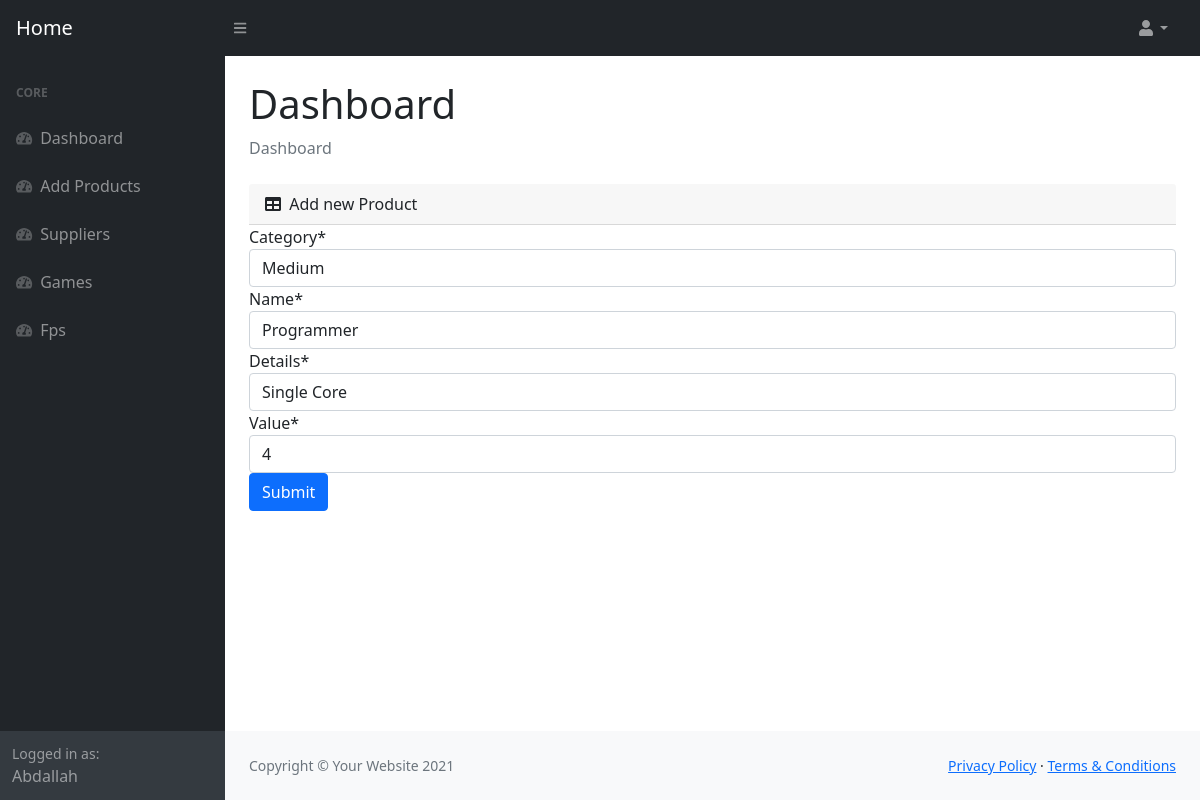
Screenshot of /fps/6/ (signed in) with the database file from the repository.
### Tech_Parts/models.py (models this page shows, shortened)
class Fps_Numbers(models.Model):
    category=models.ForeignKey(Category,default=1,on_delete=models.CASCADE)
    name=models.CharField(max_length=100)
    details=models.CharField(max_length=50)
    value=models.PositiveIntegerField(default=0)

class Category(models.Model):
    name=models.CharField(max_length=50)
    def __str__(self):
        return self.name

### Tech_Parts/views.py (the view)
# urls.py: path("fps/<str:id>/",views.fps_edit,name="fps_edit"),
def fps_edit(request,id):
    if not request.user.is_superuser:
        messages.error(request,"you dont have permission to add products")
        return redirect(reverse("home:home"))
    fps=Fps_Numbers.objects.get(id=id)
    form=FpsForm(request.POST or None,instance=fps)
    if form.is_valid():
        form.save()
        messages.success(request,"Fps changed successfully")
        return redirect(reverse("home:fps"))
    context={"form":form}
    return render(request,"dashboard/gammes_edit.html",context)

### Tech_Parts/forms.py
class FpsForm(forms.ModelForm):
    class Meta:
        model=Fps_Numbers
        fields= "__all__"

### templates/dashboard/gammes_edit.html (shortened to what this page needs)
{% load static %}
{% load crispy_forms_tags %}
<!DOCTYPE html>
<html lang="en">
    <head>
        <link href="https://cdn.jsdelivr.net/npm/simple-datatables@latest/dist/style.css" rel="stylesheet" />
        <link href="{% static 'dashboard/css/styles.css'  %}" rel="stylesheet" />
    </head>
    <body class="sb-nav-fixed">
        <nav class="sb-topnav navbar navbar-expand navbar-dark bg-dark">
            <a class="navbar-brand ps-3" href="{% url 'home:home' %}">Home</a>
            <button class="btn btn-link btn-sm order-1 order-lg-0 me-4 me-lg-0" id="sidebarToggle" href="#!"><i class="fas fa-bars"></i></button>
            <ul class="navbar-nav ms-auto ms-md-0 me-3 me-lg-4">
                <li class="nav-item dropdown">
                    <a class="nav-link dropdown-toggle" id="navbarDropdown" href="#" role="button" data-bs-toggle="dropdown" aria-expanded="false"><i class="fas fa-user fa-fw"></i></a>
                </li>
            </ul>
        </nav>
        <div id="layoutSidenav">
            <div id="layoutSidenav_nav">
                <nav class="sb-sidenav accordion sb-sidenav-dark" id="sidenavAccordion">
                    <div class="sb-sidenav-menu">
                        <div class="nav">
                            <div class="sb-sidenav-menu-heading">Core</div>
                            <a class="nav-link" href="{% url 'home:dashboard' %}">
                                <div class="sb-nav-link-icon"><i class="fas fa-tachometer-alt"></i></div>
                                Dashboard
                            </a>
                            <a class="nav-link" href="{% url 'home:add' %}">
                                <div class="sb-nav-link-icon"><i class="fas fa-tachometer-alt"></i></div>
                               Add Products
                            </a>
                            <a class="nav-link" href="{% url 'home:suppliers' %}">
                                <div class="sb-nav-link-icon"><i class="fas fa-tachometer-alt"></i></div>
                                Suppliers
                            </a>
                             <a class="nav-link" href="{% url 'home:gammes' %}">
                                <div class="sb-nav-link-icon"><i class="fas fa-tachometer-alt"></i></div>
                               Games
                            </a>
                            <a class="nav-link" href="{% url 'home:fps' %}">
                                <div class="sb-nav-link-icon"><i class="fas fa-tachometer-alt"></i></div>
                               Fps
                            </a>
                        </div>
                    </div>
                    <div class="sb-sidenav-footer">
                        <div class="small">Logged in as:</div>
                       {{request.user|title}}
                    </div>
                </nav>
            </div>
            <div id="layoutSidenav_content">
                <main>
                    <div class="container-fluid px-4">
                        <h1 class="mt-4">Dashboard</h1>
                        <ol class="breadcrumb mb-4">
                            <li class="breadcrumb-item active">Dashboard</li>
                        </ol>
                        <div class="col mb-4">
                            <div class="card-header">
                                <i class="fas fa-table me-1"></i>
                             Add new Product
                            </div>
                            <form method="POST" enctype="multipart/form-data">
                            {{form|crispy}}
                            <button class="btn btn-primary">Submit</button>
                            </form>
                        </div>
                    </div>
                </main>
                <footer class="py-4 bg-light mt-auto">
                    <div class="container-fluid px-4">
                        <div class="d-flex align-items-center justify-content-between small">
                            <div class="text-muted">Copyright &copy; Your Website 2021</div>
                            <div>
                                <a href="#">Privacy Policy</a>
                                &middot;
                                <a href="#">Terms &amp; Conditions</a>
                            </div>
                        </div>
                    </div>
                </footer>
            </div>
        </div>
    </body>
</html>

### rows the page displays
Fps_Numbers: category "Medium", details "Single Core", value "4"
Category: name "Programmer"

### other values shown
{{ request.user|title }} "Abdallah"
